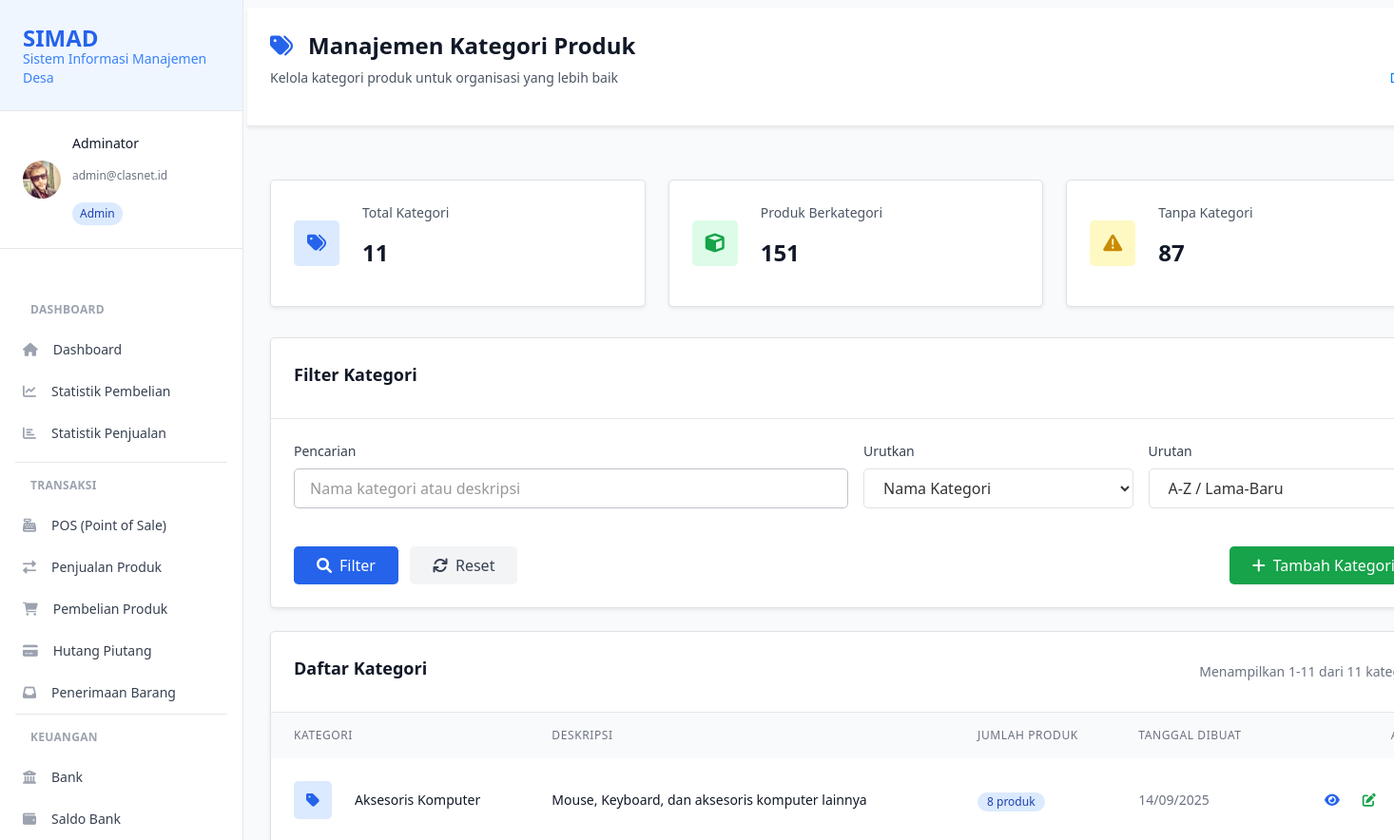
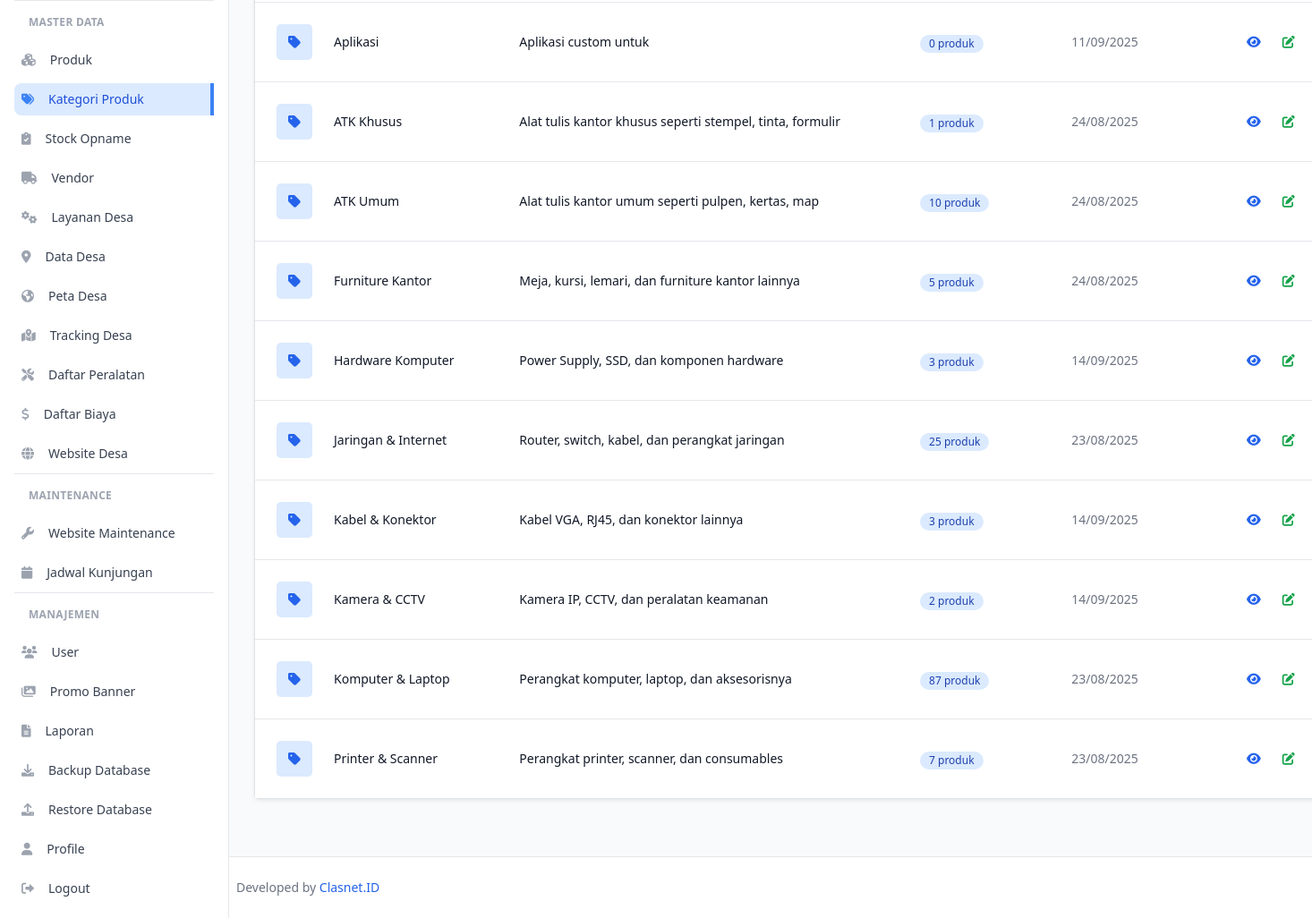
The page /kategori.php (signed in) on the database its author committed (2 pictures, top to bottom).
### tables this page shows
CREATE TABLE `users` (
  `id` int(11) NOT NULL,
  `username` varchar(50) NOT NULL,
  `email` varchar(100) NOT NULL,
  `password` varchar(255) NOT NULL,
  `nama_lengkap` varchar(100) NOT NULL,
  `role` enum('admin','akunting','supervisor','teknisi','programmer','sales','finance') NOT NULL,
  `no_hp` varchar(20) DEFAULT NULL,
  `foto_profil` varchar(255) DEFAULT NULL,
  `status` enum('aktif','nonaktif') DEFAULT 'aktif',
  `created_at` timestamp NOT NULL DEFAULT current_timestamp(),
  `updated_at` timestamp NOT NULL DEFAULT current_timestamp() ON UPDATE current_timestamp(),
  `last_login` timestamp NULL DEFAULT NULL
);

CREATE TABLE `kategori_produk` (
  `id` int(11) NOT NULL,
  `nama_kategori` varchar(50) NOT NULL,
  `deskripsi` text DEFAULT NULL,
  `created_at` timestamp NOT NULL DEFAULT current_timestamp()
);

### kategori.php (the view, shortened to what the rows shown need)
<?php
require_once 'config/database.php';
require_once 'config/auth.php';
$db = getDatabase();
$sort = $_GET['sort'] ?? 'nama_kategori';
$order = $_GET['order'] ?? 'ASC';
$page = max(1, intval($_GET['page'] ?? 1));
$limit = 20;
$offset = ($page - 1) * $limit;
$where_conditions = [];
$params = [];
$where_clause = !empty($where_conditions) ? 'WHERE ' . implode(' AND ', $where_conditions) : '';
$sort_mapping = [
    'nama_kategori' => 'nama_kategori',
    'created_at' => 'created_at'
];
$sort_column = $sort_mapping[$sort];
$order = strtoupper($order) === 'DESC' ? 'DESC' : 'ASC';
$query = "
    SELECT k.*,
           (SELECT COUNT(*) FROM produk p WHERE p.kategori_id = k.id) as total_produk
    FROM kategori_produk k
    {$where_clause}
    ORDER BY {$sort_column} {$order}
    LIMIT {$limit} OFFSET {$offset}
";
$kategori_list = $db->select($query, $params);
?>
<!DOCTYPE html>
<html lang="id">
<head>
    <script src="https://cdn.tailwindcss.com"></script>
    <link rel="stylesheet" href="https://cdnjs.cloudflare.com/ajax/libs/font-awesome/6.0.0/css/all.min.css">
</head>
<body class="bg-gray-50 font-sans">
    <?php include 'layouts/header.php'; ?>
    <div class="bg-white shadow-sm border-b border-gray-200 mb-6">
        <div class="px-6 py-4">
            <div class="flex flex-col sm:flex-row sm:items-center sm:justify-between">
                <div>
                    <h1 class="text-2xl font-bold text-gray-900 flex items-center">
                        <i class="fa fa-tags text-primary-600 mr-3"></i>
                        Manajemen Kategori Produk
                    </h1>
                </div>
            </div>
        </div>
    </div>
    <div class="max-w-7xl ml-0 px-4 sm:px-6 lg:px-8 py-8">
        <div class="bg-white rounded-lg shadow-sm border border-gray-200">
            <?php if (empty($kategori_list)): ?>
                <div class="text-center py-12">
                    <i class="fa fa-tags text-6xl text-gray-400 mb-4"></i>
                    <h4 class="text-xl font-semibold text-gray-600 mb-2">Tidak ada kategori ditemukan</h4>
                    <p class="text-gray-500 mb-6">Silakan ubah filter pencarian atau tambah kategori baru.</p>
                    <a href="kategori-add.php" class="inline-flex items-center px-4 py-2 bg-primary-600 text-white rounded-lg hover:bg-primary-700 focus:ring-2 focus:ring-primary-500 focus:ring-offset-2 transition-colors">
                        <i class="fa fa-plus mr-2"></i> Tambah Kategori Pertama
                    </a>
                </div>
            <?php else: ?>
                <div class="overflow-x-auto">
                    <table class="w-full">
                        <thead class="bg-gray-50">
                            <tr>
                                <th class="px-6 py-3 text-left text-xs font-medium text-gray-500 uppercase tracking-wider">Kategori</th>
                                <th class="px-6 py-3 text-left text-xs font-medium text-gray-500 uppercase tracking-wider">Deskripsi</th>
                                <th class="px-6 py-3 text-left text-xs font-medium text-gray-500 uppercase tracking-wider">Jumlah Produk</th>
                                <th class="px-6 py-3 text-left text-xs font-medium text-gray-500 uppercase tracking-wider">Tanggal Dibuat</th>
                                <th class="px-6 py-3 text-right text-xs font-medium text-gray-500 uppercase tracking-wider">Aksi</th>
                            </tr>
                        </thead>
                        <tbody class="bg-white divide-y divide-gray-200">
                            <?php foreach ($kategori_list as $kategori): ?>
                            <tr class="hover:bg-gray-50">
                                <td class="px-6 py-4 whitespace-nowrap">
                                    <div class="flex items-center">
                                        <div class="flex-shrink-0 h-10 w-10">
                                            <div class="h-10 w-10 rounded-lg bg-primary-100 flex items-center justify-center">
                                                <i class="fa fa-tag text-primary-600"></i>
                                            </div>
                                        </div>
                                        <div class="ml-4">
                                            <div class="text-sm font-medium text-gray-900">
                                                <?= htmlspecialchars($kategori['nama_kategori']) ?>
                                            </div>
                                        </div>
                                    </div>
                                </td>
                                <td class="px-6 py-4">
                                    <div class="text-sm text-gray-900">
                                        <?= htmlspecialchars($kategori['deskripsi'] ?: '-') ?>
                                    </div>
                                </td>
                                <td class="px-6 py-4 whitespace-nowrap">
                                    <span class="inline-flex items-center px-2.5 py-0.5 rounded-full text-xs font-medium bg-blue-100 text-blue-800">
                                        <?= number_format($kategori['total_produk']) ?> produk
                                    </span>
                                </td>
                                <td class="px-6 py-4 whitespace-nowrap text-sm text-gray-500">
                                    <?= date('d/m/Y', strtotime($kategori['created_at'])) ?>
                                </td>
                                <td class="px-6 py-4 whitespace-nowrap text-right text-sm font-medium">
                                    <div class="flex items-center justify-end space-x-2">
                                        <a href="kategori-view.php?id=<?= $kategori['id'] ?>"
                                           class="text-blue-600 hover:text-blue-900 p-2 rounded-lg hover:bg-blue-50 transition-colors"
                                           title="Lihat Detail">
                                            <i class="fa fa-eye"></i>
                                        </a>
                                        <a href="kategori-edit.php?id=<?= $kategori['id'] ?>"
                                           class="text-green-600 hover:text-green-900 p-2 rounded-lg hover:bg-green-50 transition-colors"
                                           title="Edit">
                                            <i class="fa fa-edit"></i>
                                        </a>
                                        <?php if (AuthStatic::hasRole(['admin'])): ?>
                                        <button onclick="confirmDelete(<?= $kategori['id'] ?>, '<?= htmlspecialchars($kategori['nama_kategori']) ?>')"
                                                class="text-red-600 hover:text-red-900 p-2 rounded-lg hover:bg-red-50 transition-colors"
                                                title="Hapus">
                                        </button>
                                        <?php endif; ?>
                                    </div>
                                </td>
                            </tr>
                            <?php endforeach; ?>
                        </tbody>
                    </table>
                </div>
            <?php endif; ?>
        </div>
    </div>
    <?php include 'layouts/footer.php'; ?>
</body>
</html>

### layouts/header.php (shortened to what the rows shown need)
<?php
if (class_exists('AuthStatic') && AuthStatic::isLoggedIn()) {
    $user = AuthStatic::getCurrentUser();
}
?>
<!DOCTYPE html>
<html lang="id" class="h-full bg-gray-50">
<head>
    <link href="https://cdn.jsdelivr.net/npm/bootstrap@4.6.2/dist/css/bootstrap.min.css" rel="stylesheet">
    <script src="https://cdn.tailwindcss.com"></script>
    <link href="https://cdnjs.cloudflare.com/ajax/libs/font-awesome/6.0.0/css/all.min.css" rel="stylesheet">
    <link href="css/pwa-mobile.css?v=<?php echo time(); ?>" rel="stylesheet">
    <link href="https://cdn.jsdelivr.net/npm/select2@4.1.0-rc.0/dist/css/select2.min.css" rel="stylesheet" />
</head>
<body class="h-full bg-gray-50">
    <aside id="sidebar" class="fixed top-0 left-0 z-20 flex flex-col flex-shrink-0 hidden w-64 h-full font-normal duration-75 lg:flex transition-width" aria-label="Sidebar">
        <div class="relative flex-1 flex flex-col min-h-0 border-r border-gray-200 bg-white">
            <div class="px-4 py-4 border-b border-gray-200 bg-white">
                <div class="flex items-center space-x-3">
                    <div class="flex-1 min-w-0">
                        <p class="text-sm font-medium text-gray-900 truncate">
                            <?php echo htmlspecialchars($user['nama_lengkap'] ?? 'User'); ?>
                        </p>
                        <p class="text-xs text-gray-500 truncate">
                            <?php echo htmlspecialchars($user['email'] ?? ''); ?>
                        </p>
                        <span class="inline-flex items-center px-2 py-1 rounded-full text-xs font-medium bg-blue-100 text-blue-800 mt-1">
                            <?php echo ucfirst($user['role'] ?? 'user'); ?>
                        </span>
                    </div>
                </div>
            </div>
        </div>
    </aside>
    <div id="main-content" class="h-full w-full bg-gray-50 relative lg:ml-64 overflow-x-hidden">
        <main class="pt-2 px-1 sm:px-2 max-w-full">

### rows shown on the page
users: nama_lengkap "Adminator", email "admin@clasnet.id", role "Admin"
kategori_produk: nama_kategori "Aksesoris Komputer", deskripsi "Mouse, Keyboard, dan aksesoris komputer lainnya", total_produk "8", created_at "14/09/2025"
kategori_produk: nama_kategori "Aplikasi", deskripsi "Aplikasi custom untuk", total_produk "0", created_at "11/09/2025"
kategori_produk: nama_kategori "ATK Khusus", deskripsi "Alat tulis kantor khusus seperti stempel, tinta, formulir", total_produk "1", created_at "24/08/2025"
kategori_produk: nama_kategori "ATK Umum", deskripsi "Alat tulis kantor umum seperti pulpen, kertas, map", total_produk "10", created_at "24/08/2025"
kategori_produk: nama_kategori "Furniture Kantor", deskripsi "Meja, kursi, lemari, dan furniture kantor lainnya", total_produk "5", created_at "24/08/2025"
kategori_produk: nama_kategori "Hardware Komputer", deskripsi "Power Supply, SSD, dan komponen hardware", total_produk "3", created_at "14/09/2025"
kategori_produk: nama_kategori "Jaringan & Internet", deskripsi "Router, switch, kabel, dan perangkat jaringan", total_produk "25", created_at "23/08/2025"
kategori_produk: nama_kategori "Kabel & Konektor", deskripsi "Kabel VGA, RJ45, dan konektor lainnya", total_produk "3", created_at "14/09/2025"
kategori_produk: nama_kategori "Kamera & CCTV", deskripsi "Kamera IP, CCTV, dan peralatan keamanan", total_produk "2", created_at "14/09/2025"
kategori_produk: nama_kategori "Komputer & Laptop", deskripsi "Perangkat komputer, laptop, dan aksesorisnya", total_produk "87", created_at "23/08/2025"
kategori_produk: nama_kategori "Printer & Scanner", deskripsi "Perangkat printer, scanner, dan consumables", total_produk "7", created_at "23/08/2025"

### other values the page prints
$stats['total_kategori'] "11"
$stats['produk_berkategori'] "151"
$stats['produk_tanpa_kategori'] "87"
$offset + 1 "1"
min($offset + $limit, $total_records) "11"
$total_records "11"
